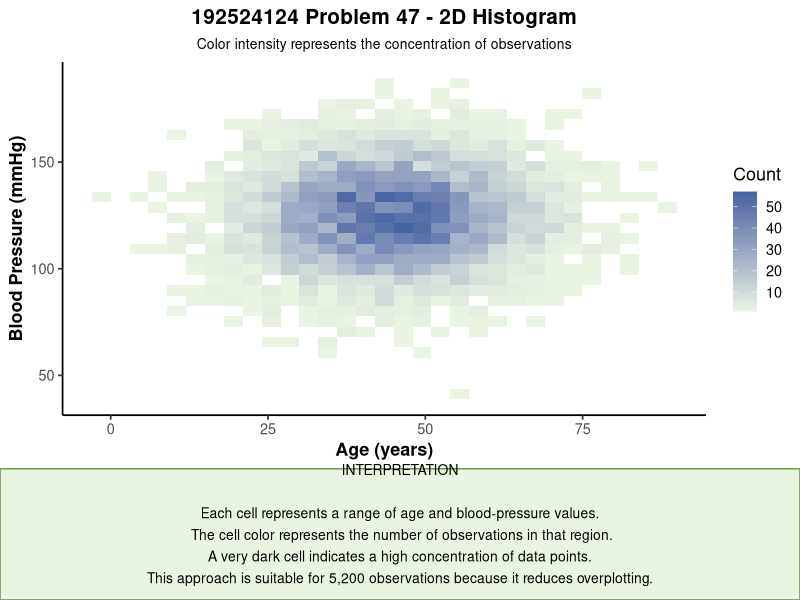

Write the R code that produced this figure.
# Problem 47 - 2D Histogram

library(ggplot2)
library(gridExtra)
library(grid)

set.seed(47)

data <- data.frame(
  Age = rnorm(5200, 45, 12),
  BloodPressure = rnorm(5200, 125, 18)
)

p <- ggplot(
  data,
  aes(
    x = Age,
    y = BloodPressure
  )
) +
  geom_bin2d(bins = 30) +
  scale_fill_gradient(
    low = "#EAF4E3",
    high = "#4563A3"
  ) +
  labs(
    title = "192524124 Problem 47 - 2D Histogram",
    subtitle = "Color intensity represents the concentration of observations",
    x = "Age (years)",
    y = "Blood Pressure (mmHg)",
    fill = "Count"
  ) +
  theme_classic(base_size = 13) +
  theme(
    plot.title = element_text(
      hjust = 0.5,
      face = "bold",
      size = 15
    ),
    plot.subtitle = element_text(
      hjust = 0.5,
      size = 10
    ),
    axis.title = element_text(face = "bold")
  )

interpretation <- textGrob(
  paste0(
    "INTERPRETATION\n\n",
    "Each cell represents a range of age and blood-pressure values.\n ",
    "The cell color represents the number of observations in that region.\n ",
    "A very dark cell indicates a high concentration of data points. \n",
    "This approach is suitable for 5,200 observations because it reduces overplotting.\n"
  ),
  x = 0.5,
  y = 0.5,
  hjust = 0.5,
  vjust = 0.5,
  gp = gpar(
    fontsize = 10,
    lineheight = 1.3
  )
)

green_box <- grobTree(
  rectGrob(
    gp = gpar(
      fill = "#EAF4E3",
      col = "#6A994E",
      lwd = 1.5
    )
  ),
  interpretation
)

grid.newpage()

grid.arrange(
  p,
  green_box,
  ncol = 1,
  heights = c(5, 1.4)
)
